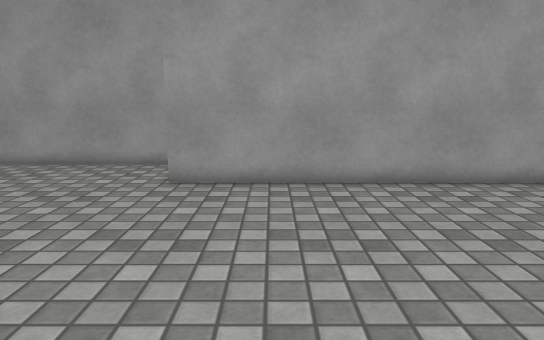
View 1 (above)

14 first-person views from a walk through a 3-D level made in the Unity game engine. The camera is 1.2 m above the floor, tilts 10° down and sees 70° across. The floor is counted in squares, 0.5 m on a side. Each view is taken from the middle of a square. On the plan, view 1 faces up. The plan holds only what a view shows up to about 20 squares ahead; the rest is blank. The place goes on beyond the plan. The player character is not drawn. Some surface patterns are stand-ins.

View 2
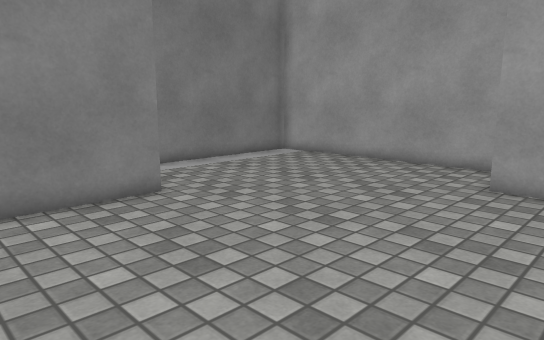

View 3
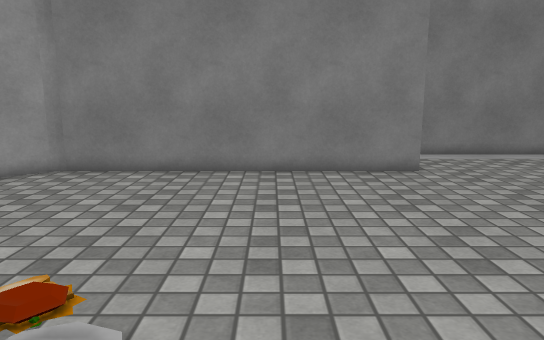

View 4
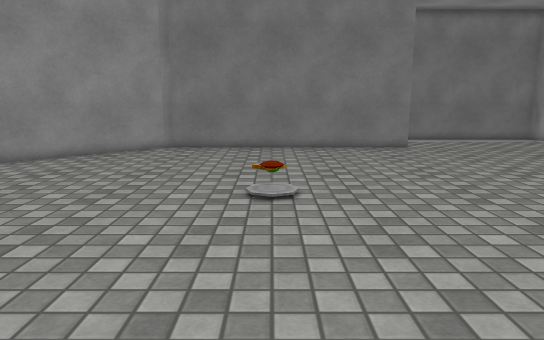

View 5
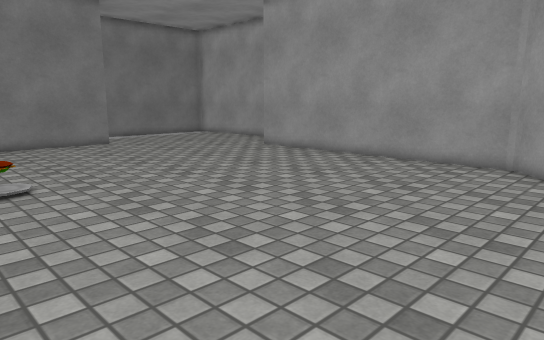

View 6
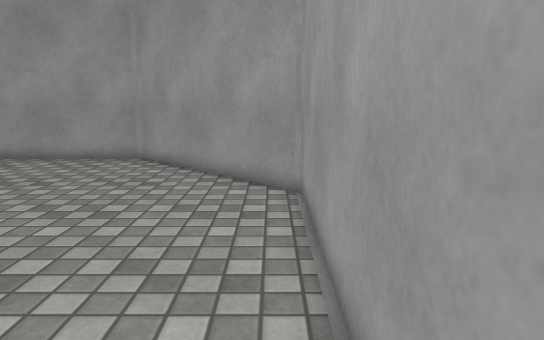

View 7
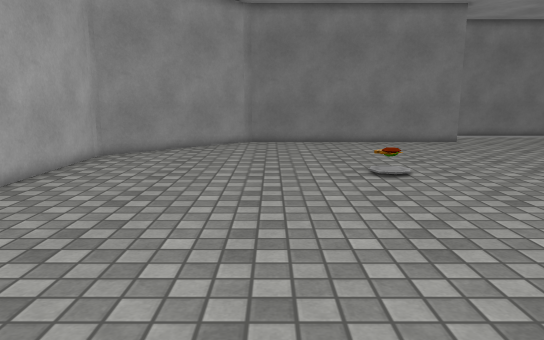

View 8
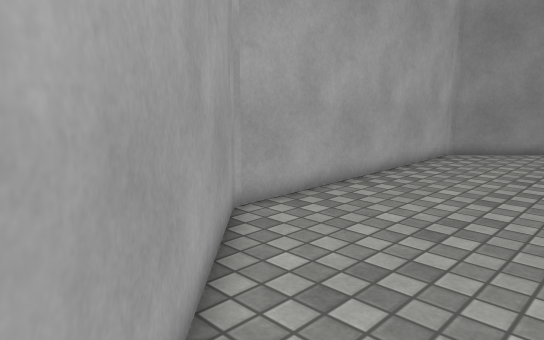

View 9
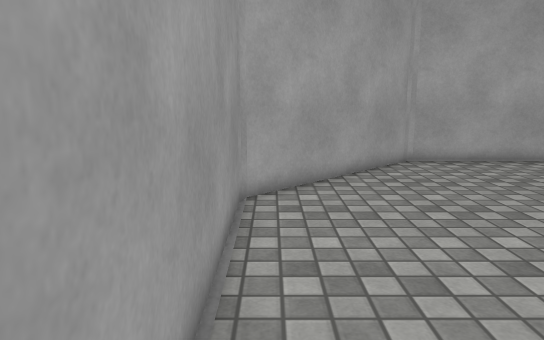

View 10
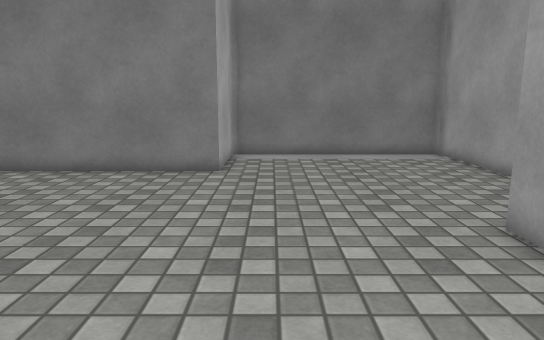

View 11
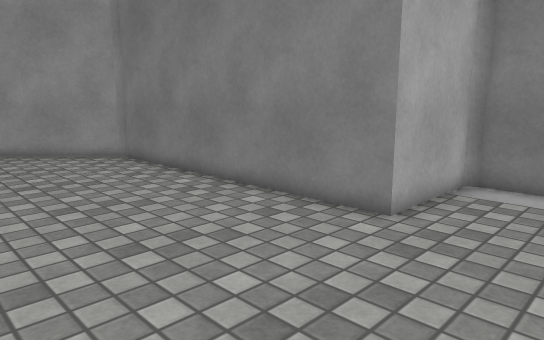

View 12
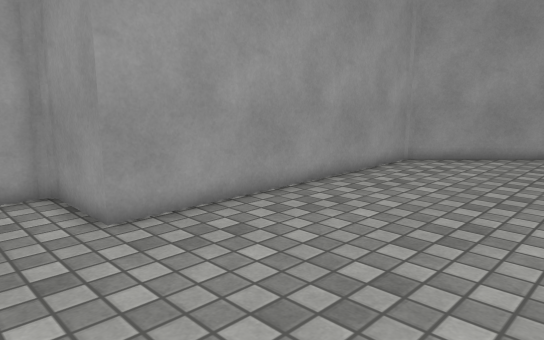

View 13
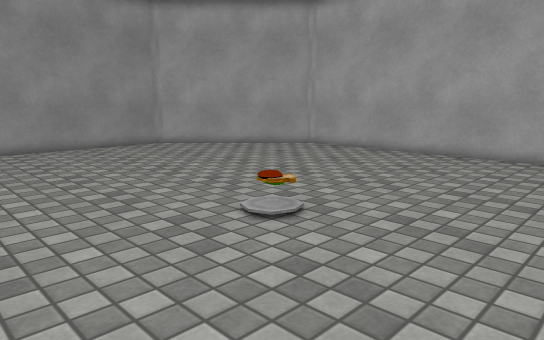

View 14
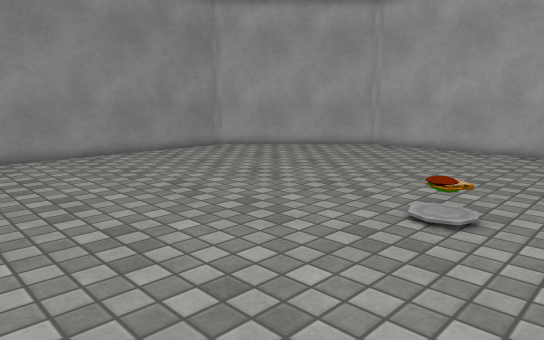

### Floor plan
Points are (right, up) in squares from view 1. A wall is a line through its corners. A room is listed if a view was taken in it or the views show most of it. See-through windows are left out.
Room 1 (views 1, 2, 3, 4, 5, 6, 7, 8, 9, 10, 11, 12, 13, 14)
walls: (-3.4, 14.8) (-13.6, 14.8); (-13.6, 5.2) (-9.4, 5.2) (-9.4, -7.4) (-3.1, -13.8) (9.5, -13.8) (15.8, -7.4) (15.8, 5.2) (9.5, 11.5) (-3.1, 11.5) (-3.1, 14.5); (-13.9, 14.5) (-13.9, 5.4)

Where each view was taken, in squares from view 1:
view 1: 0 up, 0 right, facing up
view 2: 0 up, 0 right, facing up-left
view 3: 0 up, 4 right, facing left
view 4: 2 down, 11 right, facing left
view 5: 4 down, 13 right, facing up-left
view 6: 5 down, 15 right, facing up
view 7: 6 down, 14 right, facing left
view 8: 7 down, 15 right, facing down-left
view 9: 2 up, 15 right, facing down
view 10: 7 up, 4 right, facing left
view 11: 9 up, 2 left, facing down-left
view 12: 4 up, 6 left, facing up-right
view 13: 4 up, 5 left, facing down-right
view 14: 6 up, 2 left, facing down-right
